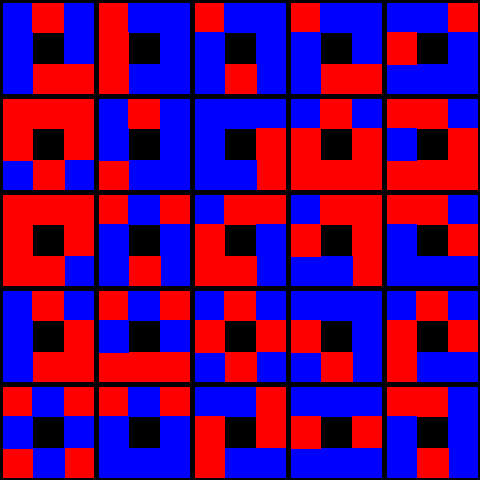

Write Python code to recreate this figure.
import random

from PIL import Image, ImageDraw

rand = random.SystemRandom(0)

width = 32
n = 5
size = width * n * 3
directions = [[-1, -1], [0, -1], [1, -1], [1, 0], [1, 1], [0, 1], [-1, 1], [-1, 0]]
datas = [
        [rand.choice([0, 1]), rand.choice([0, 1]), rand.choice([0, 1]), rand.choice([0, 1]),
         rand.choice([0, 1]), rand.choice([0, 1]), rand.choice([0, 1]), rand.choice([0, 1])]
        for x in range(n)
        for y in range(n)]

img = Image.new(mode="RGB", size=(size, size), color=(255, 255, 255))
draw = ImageDraw.Draw(img)
x = 1
y = 1
for data in datas:
    draw.rectangle( (width * x, width * y, width * x + width, width * y + width ),
                    fill=(0, 0, 0))
    for d in range(len(data)):
        if data[d] == 0:
            color = (255, 0, 0)
        else:
            color = (0, 0, 255)
        draw.rectangle((
            width * (x + directions[d][0]), width * (y + directions[d][1]),
            width * (x + directions[d][0] + 1), width * (y + directions[d][1] + 1)
        ), fill=color)
    draw.rectangle((width * (x - 1), width * (y - 1), width * (x + 2), width * (y + 2)),
                   outline=(0, 0, 0), width=3)
    x += 3
    if x > 3 * n:
        x = 1
        y += 3
img.save("field.png", format="PNG")
